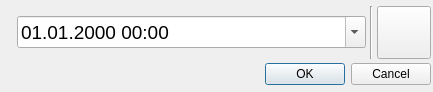
<?xml version="1.0" encoding="UTF-8"?>
<ui version="4.0">
 <class>ChoiceDateTimeDialog</class>
 <widget class="QDialog" name="ChoiceDateTimeDialog">
  <property name="windowModality">
   <enum>Qt::NonModal</enum>
  </property>
  <property name="geometry">
   <rect>
    <x>0</x>
    <y>0</y>
    <width>433</width>
    <height>92</height>
   </rect>
  </property>
  <property name="sizePolicy">
   <sizepolicy hsizetype="Minimum" vsizetype="Minimum">
    <horstretch>0</horstretch>
    <verstretch>0</verstretch>
   </sizepolicy>
  </property>
  <property name="maximumSize">
   <size>
    <width>500</width>
    <height>200</height>
   </size>
  </property>
  <property name="windowTitle">
   <string>Choice of date &amp; time</string>
  </property>
  <property name="windowIcon">
   <iconset resource="../images.qrc">
    <normaloff>:/images/N3/n3.png</normaloff>:/images/N3/n3.png</iconset>
  </property>
  <property name="modal">
   <bool>true</bool>
  </property>
  <layout class="QVBoxLayout" name="verticalLayout_2">
   <property name="spacing">
    <number>4</number>
   </property>
   <property name="leftMargin">
    <number>2</number>
   </property>
   <property name="topMargin">
    <number>2</number>
   </property>
   <property name="rightMargin">
    <number>2</number>
   </property>
   <property name="bottomMargin">
    <number>2</number>
   </property>
   <item>
    <layout class="QVBoxLayout" name="verticalLayout">
     <property name="spacing">
      <number>4</number>
     </property>
     <item>
      <layout class="QHBoxLayout" name="horizontalLayout">
       <property name="spacing">
        <number>4</number>
       </property>
       <item>
        <widget class="QLabel" name="label">
         <property name="font">
          <font>
           <pointsize>14</pointsize>
          </font>
         </property>
         <property name="text">
          <string/>
         </property>
         <property name="pixmap">
          <pixmap resource="../images.qrc">:/images/icons/buttons/calendar.png</pixmap>
         </property>
        </widget>
       </item>
       <item>
        <widget class="QDateTimeEdit" name="dteTime">
         <property name="sizePolicy">
          <sizepolicy hsizetype="MinimumExpanding" vsizetype="Fixed">
           <horstretch>0</horstretch>
           <verstretch>0</verstretch>
          </sizepolicy>
         </property>
         <property name="font">
          <font>
           <pointsize>14</pointsize>
          </font>
         </property>
         <property name="buttonSymbols">
          <enum>QAbstractSpinBox::NoButtons</enum>
         </property>
         <property name="maximumDate">
          <date>
           <year>2099</year>
           <month>12</month>
           <day>31</day>
          </date>
         </property>
         <property name="minimumDate">
          <date>
           <year>2000</year>
           <month>1</month>
           <day>1</day>
          </date>
         </property>
         <property name="currentSection">
          <enum>QDateTimeEdit::DaySection</enum>
         </property>
         <property name="displayFormat">
          <string>dd.MM.yyyy HH:mm</string>
         </property>
         <property name="calendarPopup">
          <bool>true</bool>
         </property>
        </widget>
       </item>
       <item>
        <widget class="Line" name="line">
         <property name="orientation">
          <enum>Qt::Vertical</enum>
         </property>
        </widget>
       </item>
       <item>
        <widget class="QToolButton" name="tbCurrentTime">
         <property name="minimumSize">
          <size>
           <width>46</width>
           <height>46</height>
          </size>
         </property>
         <property name="toolTip">
          <string>Set current time</string>
         </property>
         <property name="text">
          <string/>
         </property>
         <property name="icon">
          <iconset resource="../images.qrc">
           <normaloff>:/images/icons/buttons/accept.png</normaloff>:/images/icons/buttons/accept.png</iconset>
         </property>
         <property name="iconSize">
          <size>
           <width>46</width>
           <height>46</height>
          </size>
         </property>
        </widget>
       </item>
      </layout>
     </item>
     <item>
      <widget class="QDialogButtonBox" name="buttonBox">
       <property name="standardButtons">
        <set>QDialogButtonBox::Cancel|QDialogButtonBox::Ok</set>
       </property>
      </widget>
     </item>
    </layout>
   </item>
  </layout>
 </widget>
 <resources>
  <include location="../images.qrc"/>
 </resources>
 <connections>
  <connection>
   <sender>buttonBox</sender>
   <signal>accepted()</signal>
   <receiver>ChoiceDateTimeDialog</receiver>
   <slot>accept()</slot>
   <hints>
    <hint type="sourcelabel">
     <x>192</x>
     <y>76</y>
    </hint>
    <hint type="destinationlabel">
     <x>192</x>
     <y>45</y>
    </hint>
   </hints>
  </connection>
  <connection>
   <sender>buttonBox</sender>
   <signal>rejected()</signal>
   <receiver>ChoiceDateTimeDialog</receiver>
   <slot>reject()</slot>
   <hints>
    <hint type="sourcelabel">
     <x>192</x>
     <y>76</y>
    </hint>
    <hint type="destinationlabel">
     <x>192</x>
     <y>45</y>
    </hint>
   </hints>
  </connection>
 </connections>
</ui>
